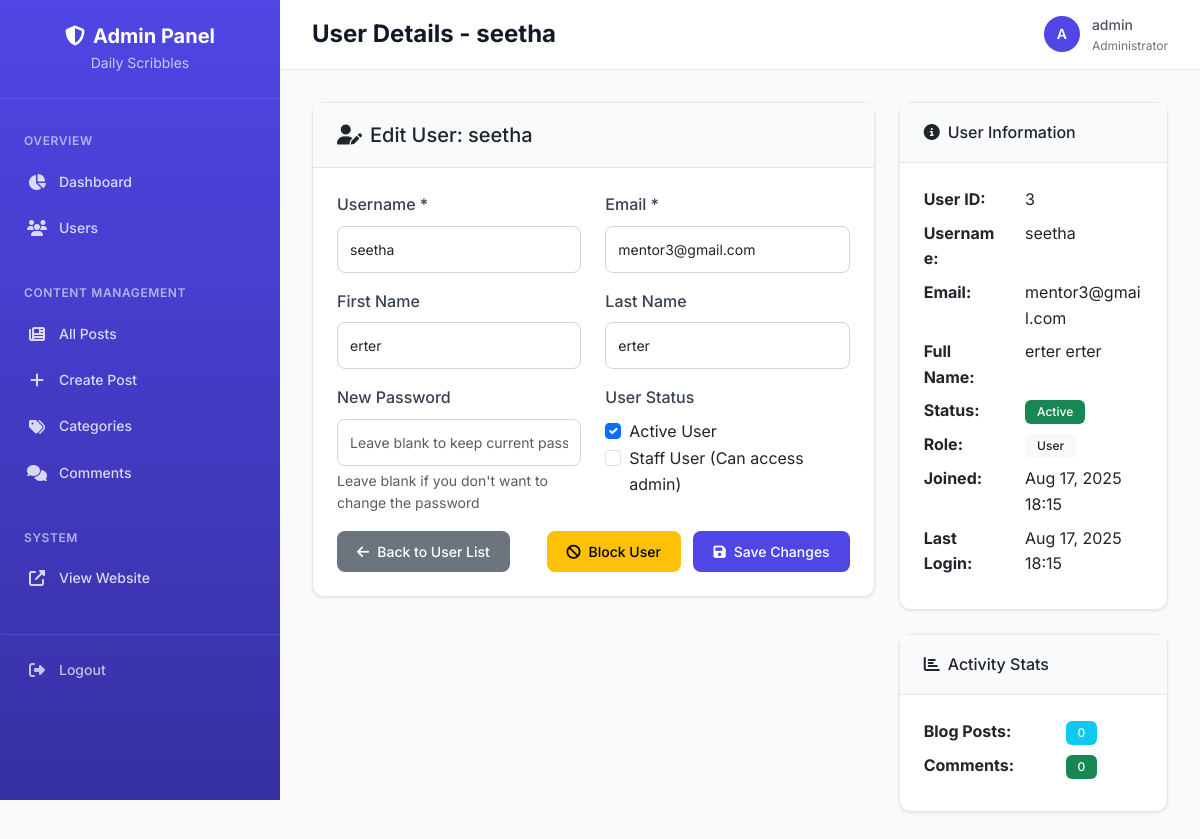
Before: /adminpanel/users/3/ (signed in) with the older database file.
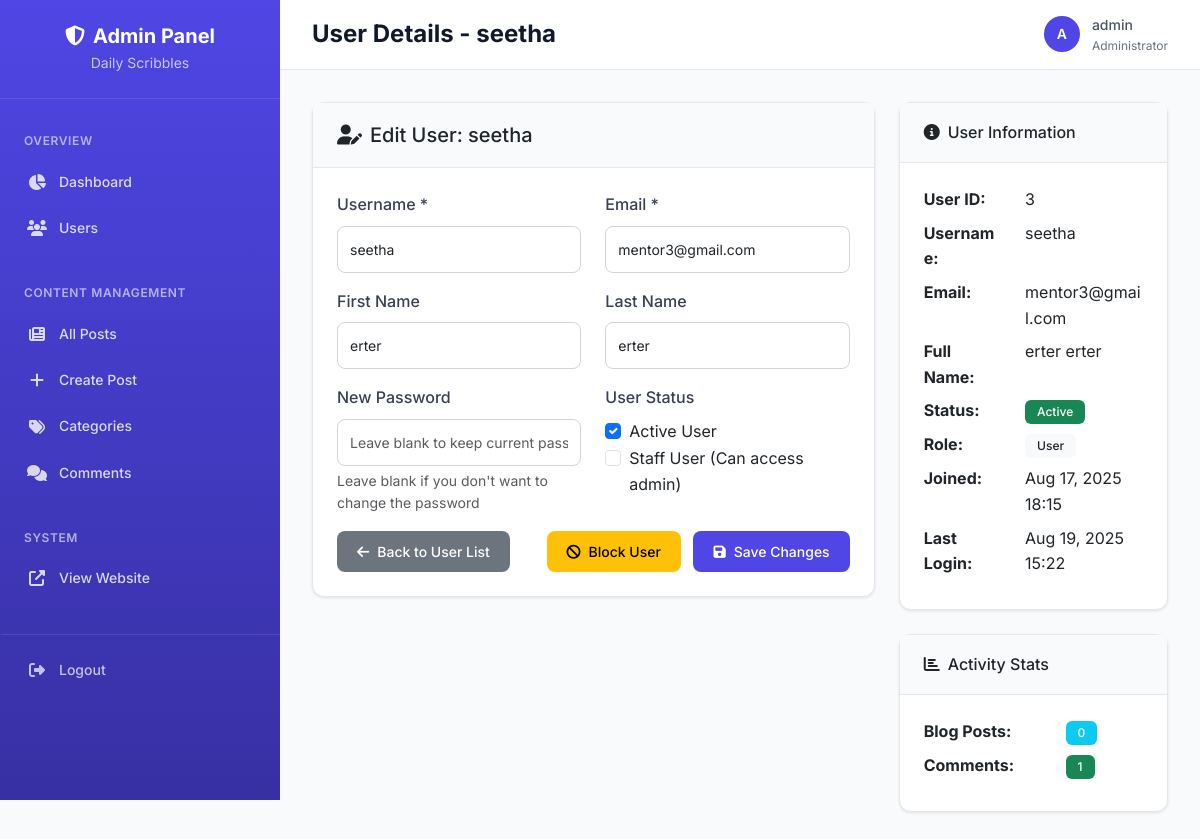
After: the same page with the newer database file.
### userapp/models.py (models this page shows, shortened)
class CustomUser(AbstractUser):
    email = models.EmailField(unique=True)

### adminpanel/views.py (the view, shortened to what this page needs)
# urls.py: path('users/<int:user_id>/', views.user_detail, name='user_detail'),
@login_required
@user_passes_test(is_admin)
def user_detail(request, user_id):
    user = get_object_or_404(User, id=user_id)
    user_posts_count = user.blog_posts.count() if hasattr(user, 'blog_posts') else 0
    user_comments_count = user.comments.count() if hasattr(user, 'comments') else 0
    context = {
        'user_obj': user,  # Using user_obj to avoid conflict with request.user
        'user_posts_count': user_posts_count,
        'user_comments_count': user_comments_count,
    }
    return render(request, 'adminpanel/user_detail.html', context)

### adminpanel/views.py (called while the page is built)
def is_admin(user):
    return user.is_authenticated and (user.is_staff or user.is_superuser)

### templates/adminpanel/user_detail.html (shortened to what the changed rows need)
{% extends 'adminpanel/base.html' %}
{% block page_title %}User Details - {{ user_obj.username }}{% endblock %}
{% block content %}
<div class="row">
    <div class="col-md-8">
        <div class="card">
            <div class="card-header">
                <h5 class="card-title mb-0">
                    <i class="fas fa-user-edit me-2"></i>Edit User: {{ user_obj.username }}
                </h5>
            </div>
            <div class="card-body">
                <form method="post">
                    <div class="row">
                        <div class="col-md-6 mb-3">
                            <label for="username" class="form-label">Username *</label>
                            <input type="text" class="form-control" id="username" name="username"
                                   value="{{ user_obj.username }}" required>
                        </div>
                        <div class="col-md-6 mb-3">
                            <label for="email" class="form-label">Email *</label>
                            <input type="email" class="form-control" id="email" name="email"
                                   value="{{ user_obj.email }}" required>
                        </div>
                    </div>
                    <div class="row">
                        <div class="col-md-6 mb-3">
                            <label for="first_name" class="form-label">First Name</label>
                            <input type="text" class="form-control" id="first_name" name="first_name"
                                   value="{{ user_obj.first_name }}">
                        </div>
                        <div class="col-md-6 mb-3">
                            <label for="last_name" class="form-label">Last Name</label>
                            <input type="text" class="form-control" id="last_name" name="last_name"
                                   value="{{ user_obj.last_name }}">
                        </div>
                    </div>
                    <div class="row">
                        <div class="col-md-6 mb-3">
                            <div class="form-check">
                                <input class="form-check-input" type="checkbox" id="is_active" name="is_active"
                                       {% if user_obj.is_active %}checked{% endif %}>
                                <label class="form-check-label" for="is_active">
                                    Active User
                                </label>
                            </div>
                            <div class="form-check">
                                <input class="form-check-input" type="checkbox" id="is_staff" name="is_staff"
                                       {% if user_obj.is_staff %}checked{% endif %}>
                                <label class="form-check-label" for="is_staff">
                                    Staff User (Can access admin)
                                </label>
                            </div>
                        </div>
                    </div>
                </form>
            </div>
        </div>
    </div>
    <div class="col-md-4">
        <div class="card mb-4">
            <div class="card-body">
                <div class="row mb-2">
                    <div class="col-sm-5"><strong>User ID:</strong></div>
                    <div class="col-sm-7">{{ user_obj.id }}</div>
                </div>
                <div class="row mb-2">
                    <div class="col-sm-5"><strong>Username:</strong></div>
                    <div class="col-sm-7">{{ user_obj.username }}</div>
                </div>
                <div class="row mb-2">
                    <div class="col-sm-5"><strong>Email:</strong></div>
                    <div class="col-sm-7">{{ user_obj.email|default:"-" }}</div>
                </div>
                <div class="row mb-2">
                    <div class="col-sm-5"><strong>Full Name:</strong></div>
                    <div class="col-sm-7">{{ user_obj.get_full_name|default:"-" }}</div>
                </div>
                <div class="row mb-2">
                    <div class="col-sm-5"><strong>Joined:</strong></div>
                    <div class="col-sm-7">{{ user_obj.date_joined|date:"M d, Y H:i" }}</div>
                </div>
                <div class="row mb-2">
                    <div class="col-sm-5"><strong>Last Login:</strong></div>
                    <div class="col-sm-7">
                        {% if user_obj.last_login %}
                            {{ user_obj.last_login|date:"M d, Y H:i" }}
                        {% else %}
                            Never
                        {% endif %}
                    </div>
                </div>
            </div>
        </div>
        <div class="card">
            <div class="card-body">
                <div class="row mb-2">
                    <div class="col-sm-5">
                        <span class="badge bg-success">{{ user_comments_count }}</span>
                    </div>
                </div>
            </div>
        </div>
    </div>
</div>
{% endblock %}

Changed rows visible on the page:
changed CustomUser "seetha": last_login "Aug 17, 2025 18:15" → "Aug 19, 2025 15:22"
Other visible differences:
{{ user_comments_count }}: "0" → "1"
